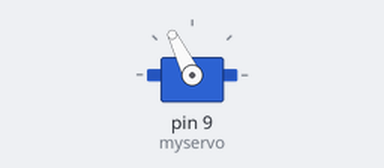
Recording of a sketch running on a simulated Arduino Uno, built with avr-gcc and run on an emulated ATmega328P. Parts: servo.

Above: at 0.05 s.
At 2.05 s:
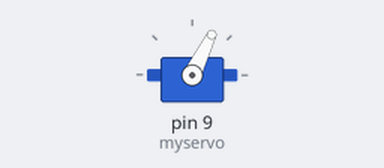
At 4.0 s:
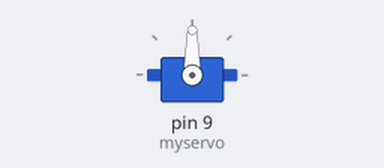
Timing chart, 0 to 5.2 s (numbered marks = the images above):
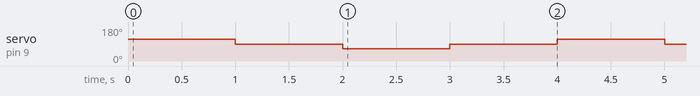

The sketch:

Steeringfullangles.ino
```cpp
// Controlling a servo position using a potentiometer (variable resistor)
// by Michal Rinott <http://people.interaction-ivrea.it/m.rinott>

#include <Servo.h>

Servo myservo;  // create servo object to control a servo

   // variable to read the value from the analog pin

void setup()
{
  myservo.attach(9);  // attaches the servo on pin 9 to the servo object
}

void loop()
{
            // reads the value of the potentiometer (value between 0 and 1023)
      // scale it to use it with the servo (value between 0 and 180)

  myservo.write(116);
  delay(1000);
  myservo.write(90);  // sets the servo position according to the scaled value
  delay(1000);
  myservo.write(64);
  delay(1000);
  myservo.write(90);  // sets the servo position according to the scaled value
  delay(1000);
}
```

Measured:
- by itself, servo on pin 9 (myservo): repeats every 4.0 s: 64° 1.0 s, 90° 1.0 s, 116° 1.0 s, 90° 1.0 s
